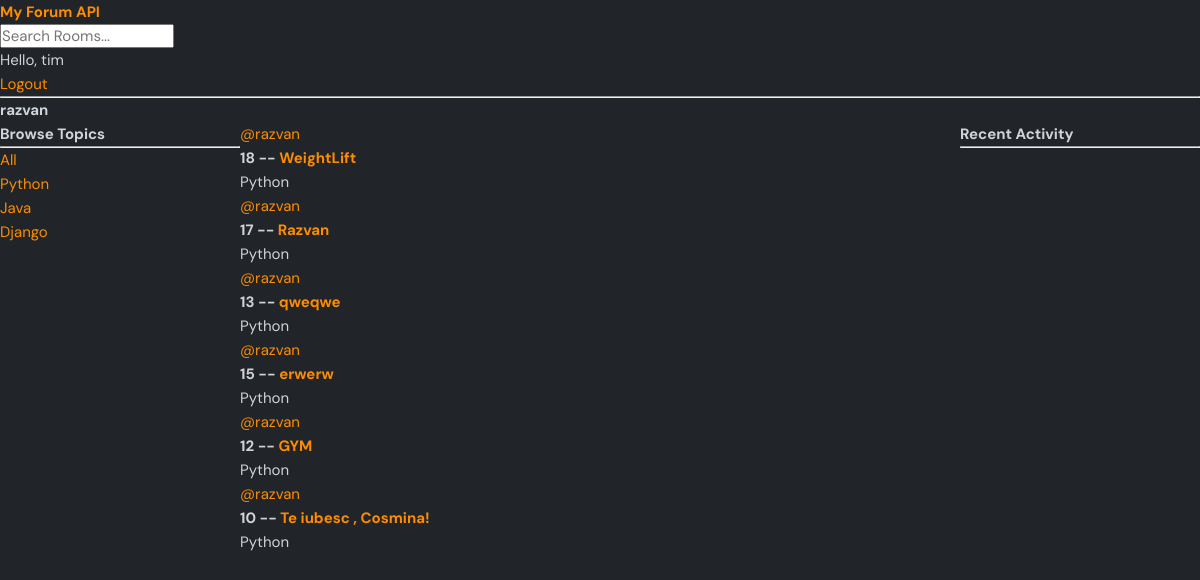
The page /profile/1/ (signed in) on the database its author committed.
### base/models.py (models this page shows, shortened)
class Topic(models.Model):
    name = models.CharField(max_length=200)

class Room(models.Model):
    host =  models.ForeignKey(User, on_delete=models.SET_NULL, null=True)
    topic = models.ForeignKey(Topic, on_delete=models.SET_NULL, null=True)
    name = models.CharField(max_length=200)
    description = models.TextField(null=True, blank=True)
    participants = models.ManyToManyField(User, related_name='participants', blank=True)
    updated = models.DateTimeField(auto_now=True)
    created = models.DateTimeField(auto_now_add=True)
    class Meta:
        ordering = ['-updated', '-created']

### base/views.py (the view)
# urls.py: path('profile/<str:pk>/', views.userProfile, name='user-profile'),
def userProfile(request, pk):
    user =User.objects.get(id=pk)
    rooms = user.room_set.all()
    room_message = user.message_set.all()
    topics = Topic.objects.all()
    context =  {'user':user, 'rooms':rooms, 'room_message':room_message,'topics':topics}
    return render(request, 'base/profile.html', context)

### templates/base/profile.html (shortened to what this page needs)
{% extends 'main.html' %}
{% block content %}
    <h1>{{ user.username }}</h1>
    <div class="profile-container">
        <div>
            {% include 'base/topics_component.html' %}
        </div>
        <div>
            {% include 'base/feed_component.html' %}
        </div>
        <div>
            {% include 'base/activity_component.html' %}
        </div>
    </div>
{% endblock content %}

### templates/navbar.html
<a href="/">
    <h1>My Forum API</h1>
</a>
<form method="GET" action="{% url 'home' %}">
    <input type="text" name="q" placeholder="Search Rooms..." />
</form>
{% if request.user.is_authenticated %}
<p>Hello, {{ request.user }}</p>
<a href="{% url 'logout' %}">Logout</a>
{% else %}
<a href="{%  url 'login' %}">Login</a>
{% endif %}
<hr>

### templates/base/topics_component.html
<h3>Browse Topics</h3>
        <hr>
        <div>
            <a href="{% url 'home' %}">All</a>
        </div>
        {% for topic in topics %}
            <div>
                <a href="{% url 'home' %}?q={{ topic.name }}">{{ topic.name }}</a>
            </div>
        {% endfor %}

### templates/base/feed_component.html (shortened to what this page needs)
<div>
        {% for room in rooms %}
            <div>
                <a href="{% url 'user-profile' room.host.id %}">@{{ room.host.username }}</a>
                <h5>{{ room.id }} -- <a href="{% url 'room' room.id %}">{{ room.name }}</a></h5>
                <small>{{ room.topic.name }}</small>
            </div>
        {% endfor %}
    </div>

### static/styles/style.css (style rules this page uses)
:root { --color-main: #ff8c00; --color-main-light: #ffd8b5; --color-dark: #343a40; --color-dark-medium: #495057; --color-dark-light: #6c757d; --color-light: #f8f9fa; --color-gray: #adb5bd; --color-light-gray: #ced4da; --color-bg: #212529; --color-success: #28a745; --color-error: #dc3545; }
* { font-family: "DM Sans", -apple-system, BlinkMacSystemFont, "Segoe UI", Roboto, Oxygen, Ubuntu, Cantarell, "Open Sans", "Helvetica Neue", sans-serif; margin: 0; padding: 0; box-sizing: border-box; text-rendering: optimizeLegibility; font-size: inherit; }
html { font-size: 56.25%; }
@media only screen and (min-width: 1200px) { html { font-size: 62.5%; } }
body { line-height: 1.6; font-weight: 400; font-size: 1.5rem; color: var(--color-light-gray); background-color: var(--color-bg); min-height: 100vh; }
a { display: inline-block; color: var(--color-main); text-decoration: none; }

### templates/base/profile.html (style rules this page uses)
.profile-container { display: grid; grid-template-columns: 1fr 3fr 1fr; }

### rows shown on the page
Topic: name "Python"
Topic: name "Java"
Topic: name "Django"
Room: host.username "razvan", id "18", name "WeightLift", topic.name "Python"
Room: host.username "razvan", id "17", name "Razvan", topic.name "Python"
Room: host.username "razvan", id "13", name "qweqwe", topic.name "Python"
Room: host.username "razvan", id "15", name "erwerw", topic.name "Python"
Room: host.username "razvan", id "12", name "GYM", topic.name "Python"
Room: host.username "razvan", id "10", name "Te iubesc , Cosmina!", topic.name "Python"

### other values the page prints
{{ request.user }} "tim"
{{ user.username }} "razvan"
